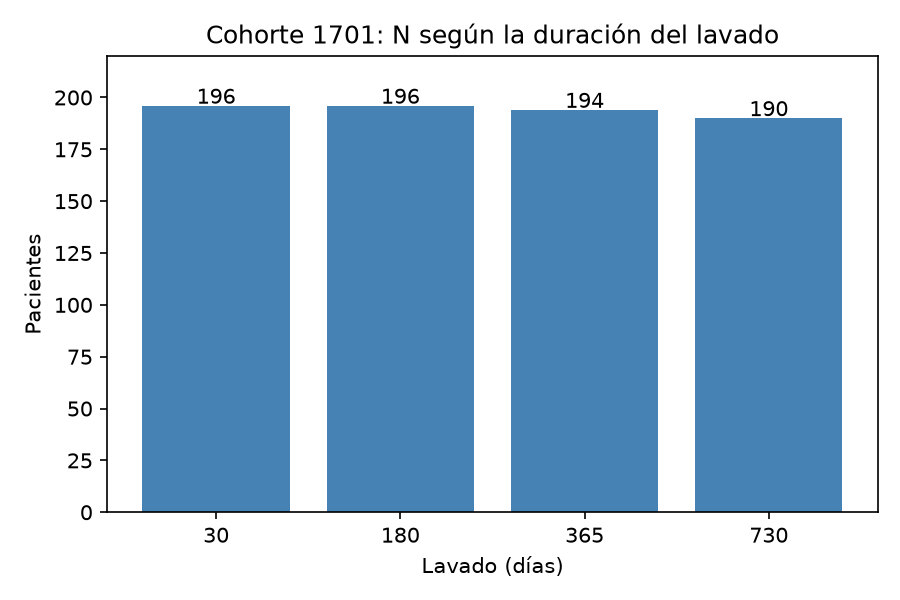

This figure's Python source:
# Actividad 10: traslape entre variantes del lavado y comprobación de anidamiento
import pandas as pd
import matplotlib.pyplot as plt

df = pd.read_csv('tu-entrega/variantes_lavado.csv')
dias = [30, 180, 365, 730]
grupos = {d: set(df.loc[df['lavado_dias'] == d, 'subject_id']) for d in dias}

# Tabla de traslape: cuántos pacientes comparten cada par de variantes
tabla = pd.DataFrame(index=dias, columns=dias, dtype=int)
for a in dias:
    for b in dias:
        tabla.loc[a, b] = len(grupos[a] & grupos[b])
print('Pacientes en común (fila ∩ columna):')
print(tabla.to_string())

# Anidamiento: cada variante más estricta debe estar contenida en la anterior
for menor, mayor in zip(dias[:-1], dias[1:]):
    fuera = grupos[mayor] - grupos[menor]
    print(f'Lavado {mayor} dentro de {menor}: {"SÍ" if len(fuera) == 0 else "NO"} ({len(fuera)} fuera)')

# Figura: N por variante
plt.figure(figsize=(6, 4))
plt.bar([str(d) for d in dias], [len(grupos[d]) for d in dias], color='steelblue')
for i, d in enumerate(dias):
    plt.text(i, len(grupos[d]) + 1, str(len(grupos[d])), ha='center')
plt.xlabel('Lavado (días)')
plt.ylabel('Pacientes')
plt.title('Cohorte 1701: N según la duración del lavado')
plt.ylim(0, 220)
plt.tight_layout()
plt.savefig('tu-entrega/traslape_variantes.png', dpi=150)
print('Guardado tu-entrega/traslape_variantes.png')
